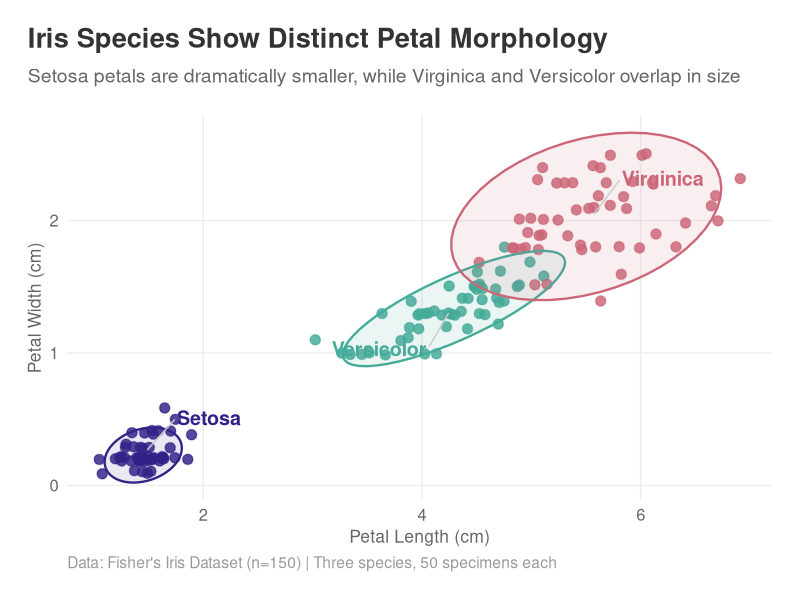
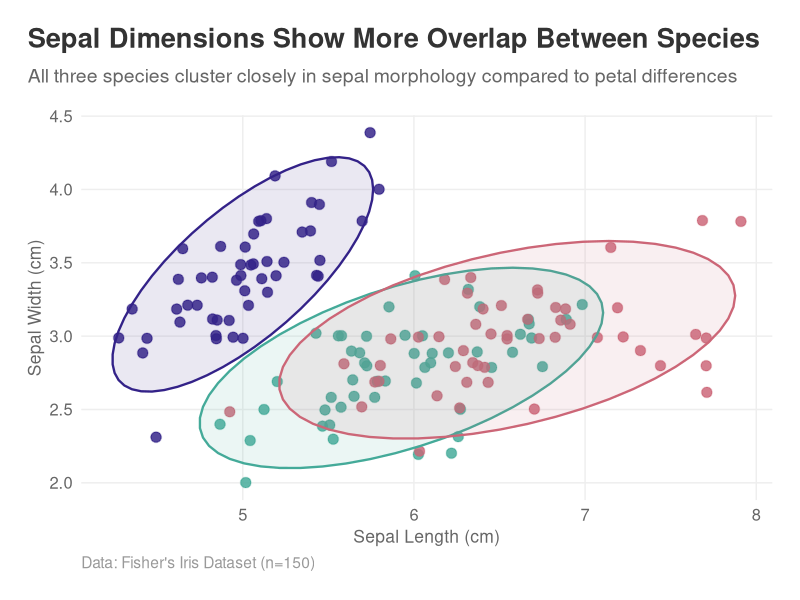

The R source for these figures, in order:
# ============================================================================
# Title: Publication-Quality Iris Dataset Visualization
# Author: Claude Code
# Date: 2025-12-05
# Purpose: Create modern, compelling visualization of iris species and features
# Input: Built-in iris dataset
# Output: output/iris_publication_viz.png
# ============================================================================

# Load packages ---------------------------------------------------------------
library(tidyverse)
library(ggrepel)

# Modern theme ----------------------------------------------------------------
theme_modern <- function(base_size = 12) {
  theme_minimal(base_size = base_size) +
  theme(
    text = element_text(family = "sans", color = "#333333"),
    plot.title = element_text(
      size = rel(1.4),
      face = "bold",
      margin = margin(b = 10)
    ),
    plot.subtitle = element_text(
      size = rel(1.0),
      color = "#666666",
      margin = margin(b = 20)
    ),
    plot.caption = element_text(
      size = rel(0.8),
      color = "#999999",
      hjust = 0
    ),
    plot.title.position = "plot",
    axis.title = element_text(size = rel(0.9), color = "#666666"),
    axis.text = element_text(size = rel(0.85), color = "#666666"),
    axis.ticks = element_blank(),
    panel.grid.major = element_line(color = "#EEEEEE", linewidth = 0.5),
    panel.grid.minor = element_blank(),
    legend.position = "none",
    plot.margin = margin(20, 20, 20, 20),
    plot.background = element_rect(fill = "white", color = NA),
    panel.background = element_rect(fill = "white", color = NA)
  )
}

# Load and prepare data -------------------------------------------------------
iris_data <- iris |>
  as_tibble() |>
  mutate(
    Species = str_to_title(Species),
    Species = str_replace(Species, "^(\\w+)$", "\\1")
  )

# Calculate species centroids for labeling -----------------------------------
species_labels <- iris_data |>
  group_by(Species) |>
  summarise(
    Petal.Length = mean(Petal.Length),
    Petal.Width = mean(Petal.Width),
    .groups = "drop"
  )

# Modern color palette (colorblind-safe) --------------------------------------
species_colors <- c(
  "Setosa" = "#332288",
  "Versicolor" = "#44AA99",
  "Virginica" = "#CC6677"
)

# Create main visualization ---------------------------------------------------
p_main <- ggplot(
  iris_data,
  aes(x = Petal.Length, y = Petal.Width, color = Species)
) +
  # Add subtle shadow points for depth
  geom_point(
    alpha = 0.15,
    size = 3.5,
    position = position_jitter(width = 0.05, height = 0.02, seed = 42)
  ) +
  # Main data points
  geom_point(
    alpha = 0.8,
    size = 3,
    position = position_jitter(width = 0.05, height = 0.02, seed = 42)
  ) +
  # Add ellipses to show species clusters
  stat_ellipse(
    aes(fill = Species),
    geom = "polygon",
    alpha = 0.1,
    linewidth = 0.8,
    level = 0.95
  ) +
  # Direct labels instead of legend
  geom_text_repel(
    data = species_labels,
    aes(label = Species),
    size = 5,
    fontface = "bold",
    box.padding = 1.5,
    point.padding = 0.5,
    segment.color = "#CCCCCC",
    segment.size = 0.5,
    min.segment.length = 0.5,
    seed = 42
  ) +
  # Color scales
  scale_color_manual(values = species_colors) +
  scale_fill_manual(values = species_colors) +
  # Labels with clear findings-oriented title
  labs(
    title = "Iris Species Show Distinct Petal Morphology",
    subtitle = "Setosa petals are dramatically smaller, while Virginica and Versicolor overlap in size",
    x = "Petal Length (cm)",
    y = "Petal Width (cm)",
    caption = "Data: Fisher's Iris Dataset (n=150) | Three species, 50 specimens each"
  ) +
  # Apply modern theme
  theme_modern(base_size = 14)

# Create companion sepal visualization ---------------------------------------
p_sepal <- ggplot(
  iris_data,
  aes(x = Sepal.Length, y = Sepal.Width, color = Species)
) +
  geom_point(
    alpha = 0.15,
    size = 3.5,
    position = position_jitter(width = 0.05, height = 0.02, seed = 42)
  ) +
  geom_point(
    alpha = 0.8,
    size = 3,
    position = position_jitter(width = 0.05, height = 0.02, seed = 42)
  ) +
  stat_ellipse(
    aes(fill = Species),
    geom = "polygon",
    alpha = 0.1,
    linewidth = 0.8,
    level = 0.95
  ) +
  scale_color_manual(values = species_colors) +
  scale_fill_manual(values = species_colors) +
  labs(
    title = "Sepal Dimensions Show More Overlap Between Species",
    subtitle = "All three species cluster closely in sepal morphology compared to petal differences",
    x = "Sepal Length (cm)",
    y = "Sepal Width (cm)",
    caption = "Data: Fisher's Iris Dataset (n=150)"
  ) +
  theme_modern(base_size = 14)

# Save visualizations ---------------------------------------------------------
# Main publication-quality petal visualization
ggsave(
  filename = "output/iris_publication_viz.png",
  plot = p_main,
  width = 10,
  height = 7,
  dpi = 300,
  bg = "white"
)

# Companion sepal visualization
ggsave(
  filename = "output/iris_sepal_viz.png",
  plot = p_sepal,
  width = 10,
  height = 7,
  dpi = 300,
  bg = "white"
)

# Print summary statistics ----------------------------------------------------
cat("\n=== Iris Dataset Summary ===\n\n")

iris_data |>
  group_by(Species) |>
  summarise(
    n = n(),
    mean_petal_length = mean(Petal.Length),
    mean_petal_width = mean(Petal.Width),
    mean_sepal_length = mean(Sepal.Length),
    mean_sepal_width = mean(Sepal.Width),
    .groups = "drop"
  ) |>
  print()

cat("\n=== Visualizations saved to output/ directory ===\n")
cat("- output/iris_publication_viz.png (Petal morphology - primary)\n")
cat("- output/iris_sepal_viz.png (Sepal morphology - companion)\n\n")
